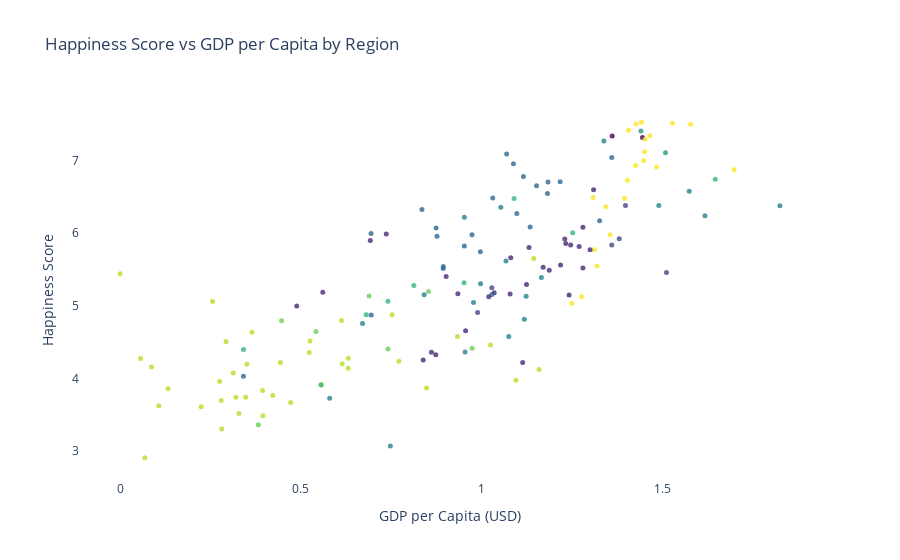

Here is the notebook cell this chart was saved with:
### Code cell
# Scatter Plot

fig3 = go.Figure(data=go.Scatter(
    x=df['Economy (GDP per Capita)'],
    y=df['Happiness Score'],
    mode='markers',
    marker=dict(
        size=5,
        color=df['Region'].astype('category').cat.codes,  # Using 'Region' to color-code the points
        colorscale='Viridis',
        opacity=0.8
    ),
    text=df['Region'],
    customdata=df[['Economy (GDP per Capita)', 'Happiness Score', 'Region']],
    hovertemplate='Region: %{customdata[2]}<br>' +
                  'GDP per Capita: %{customdata[0]:.2f}<br>' +
                  'Happiness Score: %{customdata[1]:.2f}'
))

# Customizing the layout
fig3.update_layout(
    title='Happiness Score vs GDP per Capita by Region',
    xaxis_title='GDP per Capita (USD)',
    yaxis_title='Happiness Score',
    plot_bgcolor='white',
    showlegend=False,  # Removing legend for a cleaner plot
)

# Show the figure
fig3.show()

### Figure 1 — Plotly figure (JSON) as saved in the notebook; plotly's stock layout.template omitted (floating-point values rounded to 4 significant figures; data arrays with more than 128 entries replaced by an {"elided": "..."} marker saying what was removed)
{"data": [{"customdata": {"elided": "157x3 mixed values"}, "hovertemplate": "Region: %{customdata[2]}<br>GDP per Capita: %{customdata[0]:.2f}<br>Happiness Score: %{customdata[1]:.2f}", "marker": {"color": {"elided": "157 int values"}, "colorscale": [[0, "#440154"], [0.1111, "#482878"], [0.2222, "#3e4989"], [0.3333, "#31688e"], [0.4444, "#26828e"], [0.5556, "#1f9e89"], [0.6667, "#35b779"], [0.7778, "#6ece58"], [0.8889, "#b5de2b"], [1, "#fde725"]], "opacity": 0.8, "size": 5}, "mode": "markers", "text": {"elided": "157 str values"}, "type": "scatter", "x": {"elided": "157 float values"}, "y": {"elided": "157 float values"}}], "layout": {"plot_bgcolor": "white", "showlegend": false, "title": {"text": "Happiness Score vs GDP per Capita by Region"}, "xaxis": {"title": {"text": "GDP per Capita (USD)"}}, "yaxis": {"title": {"text": "Happiness Score"}}}}
